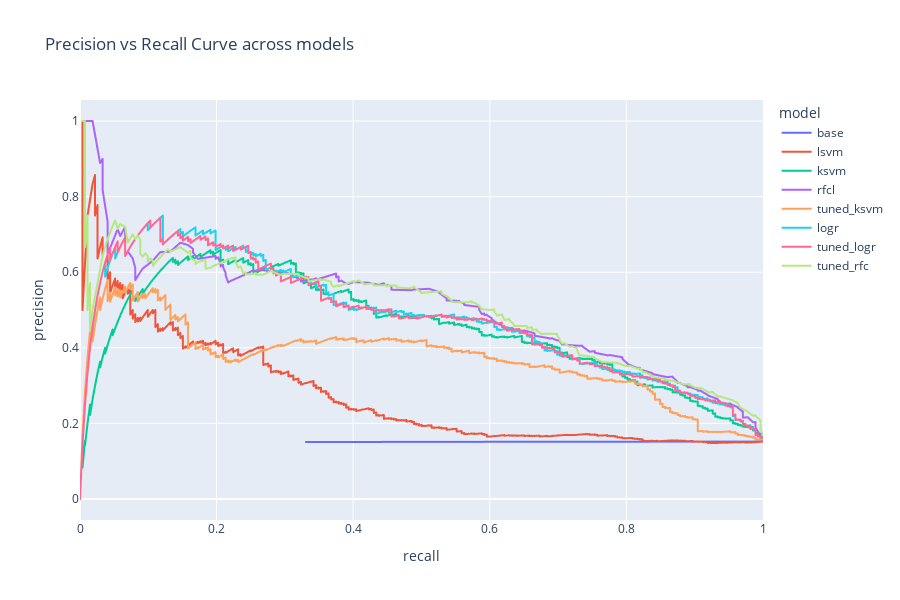

Here is the notebook cell this chart was saved with:
### Markdown cell above
Precision vs. recall curves for all models

### Code cell
px.line(models_prw, 
    x = 'recall',
    y = 'precision',
    color = 'model',
    title = 'Precision vs Recall Curve across models',
    height = 600,
    width = 900).show('png')

### Figure 1 — Plotly figure (JSON) as saved in the notebook; plotly's stock layout.template omitted (floating-point values rounded to 4 significant figures; data arrays with more than 128 entries replaced by an {"elided": "..."} marker saying what was removed)
{"data": [{"hovertemplate": "model=base<br>recall=%{x}<br>precision=%{y}<extra></extra>", "legendgroup": "base", "line": {"color": "#636efa", "dash": "solid"}, "marker": {"symbol": "circle"}, "mode": "lines", "name": "base", "showlegend": true, "type": "scattergl", "x": [1, 0.6654, 0.3309], "xaxis": "x", "y": [0.1518, 0.1515, 0.1508], "yaxis": "y"}, {"hovertemplate": "model=lsvm<br>recall=%{x}<br>precision=%{y}<extra></extra>", "legendgroup": "lsvm", "line": {"color": "#EF553B", "dash": "solid"}, "marker": {"symbol": "circle"}, "mode": "lines", "name": "lsvm", "showlegend": true, "type": "scattergl", "x": {"elided": "1750 float values"}, "xaxis": "x", "y": {"elided": "1750 float values"}, "yaxis": "y"}, {"hovertemplate": "model=ksvm<br>recall=%{x}<br>precision=%{y}<extra></extra>", "legendgroup": "ksvm", "line": {"color": "#00cc96", "dash": "solid"}, "marker": {"symbol": "circle"}, "mode": "lines", "name": "ksvm", "showlegend": true, "type": "scattergl", "x": {"elided": "1681 float values"}, "xaxis": "x", "y": {"elided": "1681 float values"}, "yaxis": "y"}, {"hovertemplate": "model=rfcl<br>recall=%{x}<br>precision=%{y}<extra></extra>", "legendgroup": "rfcl", "line": {"color": "#ab63fa", "dash": "solid"}, "marker": {"symbol": "circle"}, "mode": "lines", "name": "rfcl", "showlegend": true, "type": "scattergl", "x": {"elided": "255 float values"}, "xaxis": "x", "y": {"elided": "255 float values"}, "yaxis": "y"}, {"hovertemplate": "model=tuned_ksvm<br>recall=%{x}<br>precision=%{y}<extra></extra>", "legendgroup": "tuned_ksvm", "line": {"color": "#FFA15A", "dash": "solid"}, "marker": {"symbol": "circle"}, "mode": "lines", "name": "tuned_ksvm", "showlegend": true, "type": "scattergl", "x": {"elided": "1686 float values"}, "xaxis": "x", "y": {"elided": "1686 float values"}, "yaxis": "y"}, {"hovertemplate": "model=logr<br>recall=%{x}<br>precision=%{y}<extra></extra>", "legendgroup": "logr", "line": {"color": "#19d3f3", "dash": "solid"}, "marker": {"symbol": "circle"}, "mode": "lines", "name": "logr", "showlegend": true, "type": "scattergl", "x": {"elided": "1606 float values"}, "xaxis": "x", "y": {"elided": "1606 float values"}, "yaxis": "y"}, {"hovertemplate": "model=tuned_logr<br>recall=%{x}<br>precision=%{y}<extra></extra>", "legendgroup": "tuned_logr", "line": {"color": "#FF6692", "dash": "solid"}, "marker": {"symbol": "circle"}, "mode": "lines", "name": "tuned_logr", "showlegend": true, "type": "scattergl", "x": {"elided": "1626 float values"}, "xaxis": "x", "y": {"elided": "1626 float values"}, "yaxis": "y"}, {"hovertemplate": "model=tuned_rfc<br>recall=%{x}<br>precision=%{y}<extra></extra>", "legendgroup": "tuned_rfc", "line": {"color": "#B6E880", "dash": "solid"}, "marker": {"symbol": "circle"}, "mode": "lines", "name": "tuned_rfc", "showlegend": true, "type": "scattergl", "x": {"elided": "297 float values"}, "xaxis": "x", "y": {"elided": "297 float values"}, "yaxis": "y"}], "layout": {"height": 600, "legend": {"title": {"text": "model"}, "tracegroupgap": 0}, "title": {"text": "Precision vs Recall Curve across models"}, "width": 900, "xaxis": {"anchor": "y", "domain": [0, 1], "title": {"text": "recall"}}, "yaxis": {"anchor": "x", "domain": [0, 1], "title": {"text": "precision"}}}}
